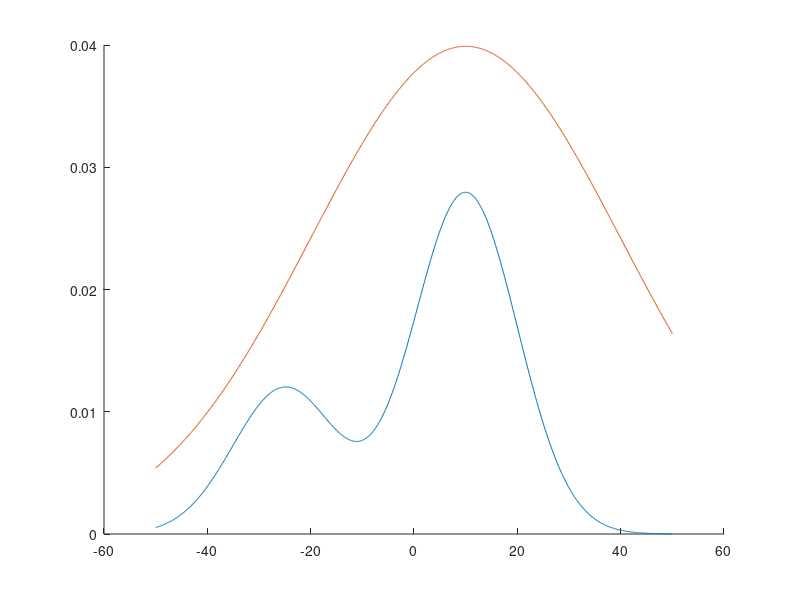
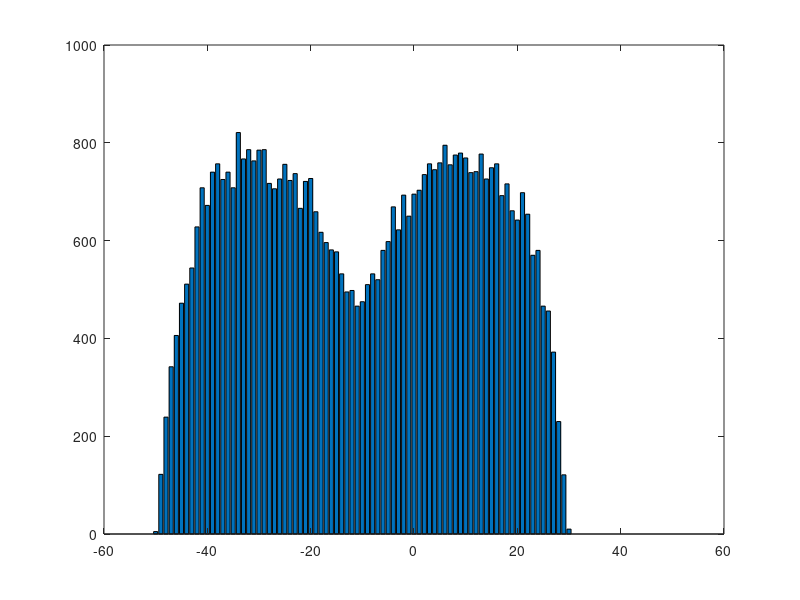
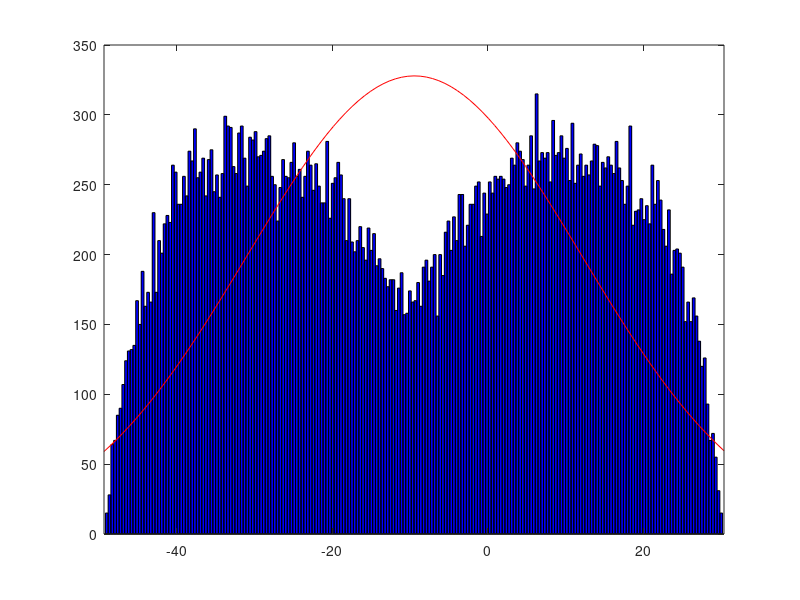

Recreate these plots in MATLAB, in order.
close all

mu = [-25, 10];
sigma = [10, 10];
low_b = -50;
high_b = 50;
x = [low_b:.1:high_b];
norm = 0.3*normpdf(x, mu(1), sigma(1)) + 0.7*normpdf(x, mu(2), sigma(2));

M = 3;
candidate_density = @(x) normpdf(x, 10, 30);
% candidate_density = @(x) 0.03;
figure(1);
hold on;
plot(x, norm);
plot(x, M * candidate_density(x));
hold off;

unknown_density = @(x) 0.3*normpdf(x, mu(1), sigma(1)) + 0.7*normpdf(x, mu(2), sigma(2));
proposal_density = @(x, y) normpdf(x, y, 30);
%% Sampling using rejection sampling
sampleSize = 50000;
samples = zeros(1, sampleSize);
i = 1;

while i <= sampleSize
    xc = rand*(high_b - low_b) + low_b;
    accept = candidate_density(xc) / (M * unknown_density(xc));
    u = rand;
    if (accept < u)
        samples(i) = xc;
        i = i + 1;
    end
end

figure(3);
histfit(samples);

sample = zeros(high_b - low_b + 1, 1);
%% Discretize the samples
for i = 1:sampleSize
    sample(floor(samples(i)) - low_b + 1) = sample(floor(samples(i)) - low_b + 1) + 1;
end

figure(2);
% histfit()
bar(low_b:high_b, sample);
